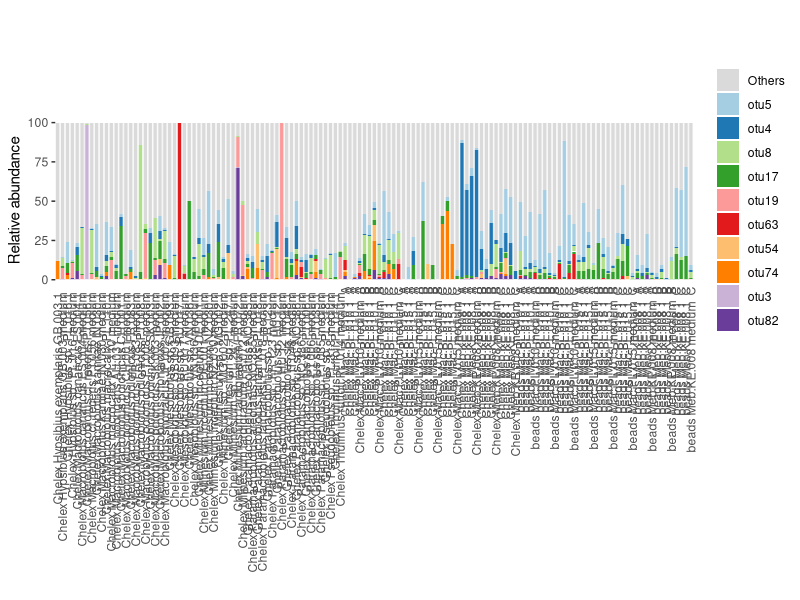

R code for this plot:
library(reshape2)
library(ggplot2)

samples<- read.csv("../EXPERIMENT1/SAMPLES_EXPERIMENT1.csv",sep="\t", header=T)
Statistic_table<- read.csv("../EXPERIMENT1/Results/Statistics_table.txt",sep="\t",header=T,row.names=1)

percentages<-Statistic_table[c(12,22,21,13,14,17),  ] 

 
otus<-read.csv("../EXPERIMENT1/Results/Decontaminated_OTU_Table.txt",sep="\t", header=T,row.names=1)

# EMPTY 
otus<-otus[,! colnames(otus) %in%  c("EXPERIMENT_1_T_Neg_PCRI_1","EXPERIMENT_1_T_Neg_PCRI_1","EXPERIMENT_1_T_Neg_PCRI_2")]


#TO RELATIVE
	X<-otus
	info<-X[1:5]
	n<-ncol(X)
	X<-X[-c(1:5,n)]
	X<-apply(X, 2, function(x){100*x/sum(x)} )
	out<-cbind(info,X)
otus<-out

otus<-otus[,-c(1,2,3,4,5)]

apply(otus,1,max)

otusMEAN<-otus[rev(order(rowSums(otus,na.rm=T))),]
otusMAX<-otus[rev(order(apply(otus,1,max))),]

otus<-unique(rbind(otusMEAN[1:5,], otusMAX[1:9,] ))



otus<-rbind(100-colSums(otus),otus)
rownames(otus)[1]<-"Others"

melted_otus<-melt(t(otus))

melted_otus$REPLICATE<-t( samples[1, paste0(melted_otus[,1])])
melted_otus$EXTRACTION<-t( samples[2, paste0(melted_otus[,1])])

melted_otus$EXTRACTION[melted_otus$EXTRACTION=="Chelex"]<-"1.Chelex"
melted_otus$EXTRACTION[melted_otus$EXTRACTION=="beads"]<-"2.SPRIbeads"


melted_otus$SPECIES<-t( samples[3, paste0(melted_otus[,1])])
melted_otus$BLANK_TYPE<-t( samples[4, paste0(melted_otus[,1])])
melted_otus$N<-t( samples[5, paste0(melted_otus[,1])])
melted_otus$WASHED<-t( samples[6, paste0(melted_otus[,1])])
melted_otus$EXPERIMENT<-t( samples[9, paste0(melted_otus[,1])])
melted_otus$GENUS<-t( samples[10, paste0(melted_otus[,1])])
melted_otus$SAMPLE_NAME<-t( samples[11, paste0(melted_otus[,1])])
melted_otus$BLANK_TYPE[melted_otus$BLANK_TYPE=="blank"]<-"0.blank"
melted_otus$BLANK_TYPE[melted_otus$BLANK_TYPE=="ludwik"]<-"1.ludwik"
melted_otus$BLANK_TYPE[melted_otus$BLANK_TYPE=="zywiec"]<-"1.zywiec"
melted_otus$BLANK_TYPE[melted_otus$BLANK_TYPE=="algae"]<-"2.algae"
melted_otus$BLANK_TYPE[melted_otus$BLANK_TYPE=="rotifers"]<-"3.algae"
melted_otus$BLANK_TYPE[melted_otus$BLANK_TYPE==""]<-"4.not_blank"
melted_otus$SAMPLE<-melted_otus[,1]
melted_otus$WITH_REPLICATES<-melted_otus$REPLICATE %in% c("A","B","C")
melted_otus$NAME<-paste(melted_otus$EXTRACTION, melted_otus$SPECIES,melted_otus$REPLICATE,melted_otus$N)

melted_otus<-subset(melted_otus,BLANK_TYPE=="4.not_blank")


######################################
KOLORY<-c("darkolivegreen1","darkorange3","chartreuse4","#777777","#555555","#ff00ff")

THEME<-theme(panel.margin=unit(c(0), "lines"),  axis.ticks.x=element_blank(), panel.grid.major=element_blank(),panel.grid.minor=element_blank(),panel.border=element_rect(colour = "#ffffff", fill=NA, size=0.5), strip.background = element_blank(),axis.text.x = element_text(angle = 90, vjust = 0.5, hjust=1),strip.text   = element_text(size=0),legend.title=element_blank() )
###############################################################


library(RColorBrewer)
n <- 40
color = grDevices::colors()[grep('gr(a|e)y', grDevices::colors(), invert = T)]


col_vector<-c("#dadada",brewer.pal(11, "Paired") )#Paired


dev.new()
svg("EXPERIMENT_1_decontaminated_otus.svg",width=20,height=9)
ggplot( melted_otus, aes(x=SAMPLE_NAME,y=value,fill=Var2) )+geom_bar(stat="identity",position="stack", width=2)+ theme(panel.border = element_blank() ,panel.background = element_blank() )+facet_grid(~EXTRACTION+WITH_REPLICATES+BLANK_TYPE+GENUS+SPECIES+REPLICATE+N+SAMPLE, scales = "free", space = "free")+THEME+ scale_y_continuous(limits = c(0,101), expand = c(0, 0))+xlab("")+ylab("Relative abundance") +scale_fill_manual(values=col_vector)

dev.off()


